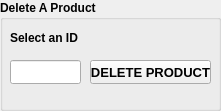
  <widget class="QGroupBox" name="groupBox_3">
   <property name="geometry">
    <rect>
     <x>600</x>
     <y>340</y>
     <width>221</width>
     <height>111</height>
    </rect>
   </property>
   <property name="font">
    <font>
     <bold>true</bold>
    </font>
   </property>
   <property name="title">
    <string>Delete A Product</string>
   </property>
   <widget class="QLineEdit" name="lineEdit">
    <property name="geometry">
     <rect>
      <x>10</x>
      <y>60</y>
      <width>71</width>
      <height>24</height>
     </rect>
    </property>
   </widget>
   <widget class="QPushButton" name="deleteProductBtn">
    <property name="geometry">
     <rect>
      <x>90</x>
      <y>60</y>
      <width>121</width>
      <height>24</height>
     </rect>
    </property>
    <property name="palette">
     <palette>
      <active>
       <colorrole role="WindowText">
        <brush brushstyle="SolidPattern">
         <color alpha="255">
          <red>0</red>
          <green>0</green>
          <blue>0</blue>
         </color>
        </brush>
       </colorrole>
       <colorrole role="Button">
        <brush brushstyle="SolidPattern">
         <color alpha="255">
          <red>255</red>
          <green>0</green>
          <blue>0</blue>
         </color>
        </brush>
       </colorrole>
       <colorrole role="Light">
        <brush brushstyle="SolidPattern">
         <color alpha="255">
          <red>255</red>
          <green>127</green>
          <blue>127</blue>
         </color>
        </brush>
       </colorrole>
       <colorrole role="Midlight">
        <brush brushstyle="SolidPattern">
         <color alpha="255">
          <red>255</red>
          <green>63</green>
          <blue>63</blue>
         </color>
        </brush>
       </colorrole>
       <colorrole role="Dark">
        <brush brushstyle="SolidPattern">
         <color alpha="255">
          <red>127</red>
          <green>0</green>
          <blue>0</blue>
         </color>
        </brush>
       </colorrole>
       <colorrole role="Mid">
        <brush brushstyle="SolidPattern">
         <color alpha="255">
          <red>170</red>
          <green>0</green>
          <blue>0</blue>
         </color>
        </brush>
       </colorrole>
       <colorrole role="Text">
        <brush brushstyle="SolidPattern">
         <color alpha="255">
          <red>0</red>
          <green>0</green>
          <blue>0</blue>
         </color>
        </brush>
       </colorrole>
       <colorrole role="BrightText">
        <brush brushstyle="SolidPattern">
         <color alpha="255">
          <red>255</red>
          <green>255</green>
          <blue>255</blue>
         </color>
        </brush>
       </colorrole>
       <colorrole role="ButtonText">
        <brush brushstyle="SolidPattern">
         <color alpha="255">
          <red>0</red>
          <green>0</green>
          <blue>0</blue>
         </color>
        </brush>
       </colorrole>
       <colorrole role="Base">
        <brush brushstyle="SolidPattern">
         <color alpha="255">
          <red>255</red>
          <green>255</green>
          <blue>255</blue>
         </color>
        </brush>
       </colorrole>
       <colorrole role="Window">
        <brush brushstyle="SolidPattern">
         <color alpha="255">
          <red>255</red>
          <green>0</green>
          <blue>0</blue>
         </color>
        </brush>
       </colorrole>
       <colorrole role="Shadow">
        <brush brushstyle="SolidPattern">
         <color alpha="255">
          <red>0</red>
          <green>0</green>
          <blue>0</blue>
         </color>
        </brush>
       </colorrole>
       <colorrole role="AlternateBase">
        <brush brushstyle="SolidPattern">
         <color alpha="255">
          <red>255</red>
          <green>127</green>
          <blue>127</blue>
         </color>
        </brush>
       </colorrole>
       <colorrole role="ToolTipBase">
        <brush brushstyle="SolidPattern">
         <color alpha="255">
          <red>255</red>
          <green>255</green>
          <blue>220</blue>
         </color>
        </brush>
       </colorrole>
       <colorrole role="ToolTipText">
        <brush brushstyle="SolidPattern">
         <color alpha="255">
          <red>0</red>
          <green>0</green>
          <blue>0</blue>
         </color>
        </brush>
       </colorrole>
       <colorrole role="PlaceholderText">
        <brush brushstyle="SolidPattern">
         <color alpha="127">
          <red>0</red>
          <green>0</green>
          <blue>0</blue>
         </color>
        </brush>
       </colorrole>
      </active>
      <inactive>
       <colorrole role="WindowText">
        <brush brushstyle="SolidPattern">
         <color alpha="255">
          <red>0</red>
          <green>0</green>
          <blue>0</blue>
         </color>
        </brush>
       </colorrole>
       <colorrole role="Button">
        <brush brushstyle="SolidPattern">
         <color alpha="255">
          <red>240</red>
          <green>240</green>
          <blue>240</blue>
         </color>
        </brush>
       </colorrole>
       <colorrole role="Light">
        <brush brushstyle="SolidPattern">
         <color alpha="255">
          <red>255</red>
          <green>255</green>
          <blue>255</blue>
         </color>
        </brush>
       </colorrole>
       <colorrole role="Midlight">
        <brush brushstyle="SolidPattern">
         <color alpha="255">
          <red>227</red>
          <green>227</green>
          <blue>227</blue>
         </color>
        </brush>
       </colorrole>
       <colorrole role="Dark">
        <brush brushstyle="SolidPattern">
         <color alpha="255">
          <red>160</red>
          <green>160</green>
          <blue>160</blue>
         </color>
        </brush>
       </colorrole>
       <colorrole role="Mid">
        <brush brushstyle="SolidPattern">
         <color alpha="255">
          <red>160</red>
          <green>160</green>
          <blue>160</blue>
         </color>
        </brush>
       </colorrole>
       <colorrole role="Text">
        <brush brushstyle="SolidPattern">
         <color alpha="255">
          <red>0</red>
          <green>0</green>
          <blue>0</blue>
         </color>
        </brush>
       </colorrole>
       <colorrole role="BrightText">
        <brush brushstyle="SolidPattern">
         <color alpha="255">
          <red>255</red>
          <green>255</green>
          <blue>255</blue>
         </color>
        </brush>
       </colorrole>
       <colorrole role="ButtonText">
        <brush brushstyle="SolidPattern">
         <color alpha="255">
          <red>0</red>
          <green>0</green>
          <blue>0</blue>
         </color>
        </brush>
       </colorrole>
       <colorrole role="Base">
        <brush brushstyle="SolidPattern">
         <color alpha="255">
          <red>255</red>
          <green>255</green>
          <blue>255</blue>
         </color>
        </brush>
       </colorrole>
       <colorrole role="Window">
        <brush brushstyle="SolidPattern">
         <color alpha="255">
          <red>240</red>
          <green>240</green>
          <blue>240</blue>
         </color>
        </brush>
       </colorrole>
       <colorrole role="Shadow">
        <brush brushstyle="SolidPattern">
         <color alpha="255">
          <red>105</red>
          <green>105</green>
          <blue>105</blue>
         </color>
        </brush>
       </colorrole>
       <colorrole role="AlternateBase">
        <brush brushstyle="SolidPattern">
         <color alpha="255">
          <red>245</red>
          <green>245</green>
          <blue>245</blue>
         </color>
        </brush>
       </colorrole>
       <colorrole role="ToolTipBase">
        <brush brushstyle="SolidPattern">
         <color alpha="255">
          <red>255</red>
          <green>255</green>
          <blue>220</blue>
         </color>
        </brush>
       </colorrole>
       <colorrole role="ToolTipText">
        <brush brushstyle="SolidPattern">
         <color alpha="255">
          <red>0</red>
          <green>0</green>
          <blue>0</blue>
         </color>
        </brush>
       </colorrole>
       <colorrole role="PlaceholderText">
        <brush brushstyle="SolidPattern">
         <color alpha="128">
          <red>0</red>
          <green>0</green>
          <blue>0</blue>
         </color>
        </brush>
       </colorrole>
      </inactive>
      <disabled>
       <colorrole role="WindowText">
        <brush brushstyle="SolidPattern">
         <color alpha="255">
          <red>127</red>
          <green>0</green>
          <blue>0</blue>
         </color>
        </brush>
       </colorrole>
       <colorrole role="Button">
        <brush brushstyle="SolidPattern">
         <color alpha="255">
          <red>255</red>
          <green>0</green>
          <blue>0</blue>
         </color>
        </brush>
       </colorrole>
       <colorrole role="Light">
        <brush brushstyle="SolidPattern">
         <color alpha="255">
          <red>255</red>
          <green>127</green>
          <blue>127</blue>
         </color>
        </brush>
       </colorrole>
       <colorrole role="Midlight">
        <brush brushstyle="SolidPattern">
         <color alpha="255">
          <red>255</red>
          <green>63</green>
          <blue>63</blue>
         </color>
        </brush>
       </colorrole>
       <colorrole role="Dark">
        <brush brushstyle="SolidPattern">
         <color alpha="255">
          <red>127</red>
          <green>0</green>
          <blue>0</blue>
         </color>
        </brush>
       </colorrole>
       <colorrole role="Mid">
        <brush brushstyle="SolidPattern">
         <color alpha="255">
          <red>170</red>
          <green>0</green>
          <blue>0</blue>
         </color>
        </brush>
       </colorrole>
       <colorrole role="Text">
        <brush brushstyle="SolidPattern">
         <color alpha="255">
          <red>127</red>
          <green>0</green>
          <blue>0</blue>
         </color>
        </brush>
       </colorrole>
       <colorrole role="BrightText">
        <brush brushstyle="SolidPattern">
         <color alpha="255">
          <red>255</red>
          <green>255</green>
          <blue>255</blue>
         </color>
        </brush>
       </colorrole>
       <colorrole role="ButtonText">
        <brush brushstyle="SolidPattern">
         <color alpha="255">
          <red>127</red>
          <green>0</green>
          <blue>0</blue>
         </color>
        </brush>
       </colorrole>
       <colorrole role="Base">
        <brush brushstyle="SolidPattern">
         <color alpha="255">
          <red>255</red>
          <green>0</green>
          <blue>0</blue>
         </color>
        </brush>
       </colorrole>
       <colorrole role="Window">
        <brush brushstyle="SolidPattern">
         <color alpha="255">
          <red>255</red>
          <green>0</green>
          <blue>0</blue>
         </color>
        </brush>
       </colorrole>
       <colorrole role="Shadow">
        <brush brushstyle="SolidPattern">
         <color alpha="255">
          <red>0</red>
          <green>0</green>
          <blue>0</blue>
         </color>
        </brush>
       </colorrole>
       <colorrole role="AlternateBase">
        <brush brushstyle="SolidPattern">
         <color alpha="255">
          <red>245</red>
          <green>245</green>
          <blue>245</blue>
         </color>
        </brush>
       </colorrole>
       <colorrole role="ToolTipBase">
        <brush brushstyle="SolidPattern">
         <color alpha="255">
          <red>255</red>
          <green>255</green>
          <blue>220</blue>
         </color>
        </brush>
       </colorrole>
       <colorrole role="ToolTipText">
        <brush brushstyle="SolidPattern">
         <color alpha="255">
          <red>0</red>
          <green>0</green>
          <blue>0</blue>
         </color>
        </brush>
       </colorrole>
       <colorrole role="PlaceholderText">
        <brush brushstyle="SolidPattern">
         <color alpha="128">
          <red>0</red>
          <green>0</green>
          <blue>0</blue>
         </color>
        </brush>
       </colorrole>
      </disabled>
     </palette>
    </property>
    <property name="font">
     <font>
      <pointsize>10</pointsize>
      <bold>true</bold>
     </font>
    </property>
    <property name="cursor">
     <cursorShape>ForbiddenCursor</cursorShape>
    </property>
    <property name="text">
     <string>DELETE PRODUCT</string>
    </property>
   </widget>
   <widget class="QLabel" name="label">
    <property name="geometry">
     <rect>
      <x>10</x>
      <y>30</y>
      <width>71</width>
      <height>16</height>
     </rect>
    </property>
    <property name="text">
     <string>Select an ID :</string>
    </property>
   </widget>
  </widget>
